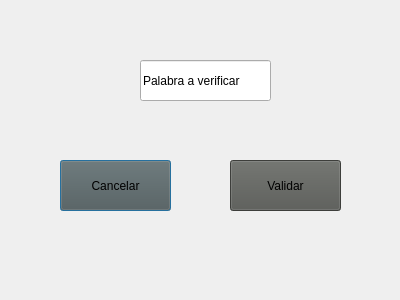
<?xml version="1.0" encoding="UTF-8"?>
<ui version="4.0">
 <class>ventanaValidar</class>
 <widget class="QDialog" name="ventanaValidar">
  <property name="geometry">
   <rect>
    <x>0</x>
    <y>0</y>
    <width>400</width>
    <height>300</height>
   </rect>
  </property>
  <property name="windowTitle">
   <string>Validar Palabra</string>
  </property>
  <property name="styleSheet">
   <string notr="true">border-image: url(:/imagenes/blanca.png);</string>
  </property>
  <widget class="QPushButton" name="botonCancelar">
   <property name="geometry">
    <rect>
     <x>60</x>
     <y>160</y>
     <width>111</width>
     <height>51</height>
    </rect>
   </property>
   <property name="styleSheet">
    <string notr="true">background-color: rgb(85, 87, 83);</string>
   </property>
   <property name="text">
    <string>Cancelar</string>
   </property>
  </widget>
  <widget class="QPushButton" name="botonValidar">
   <property name="geometry">
    <rect>
     <x>230</x>
     <y>160</y>
     <width>111</width>
     <height>51</height>
    </rect>
   </property>
   <property name="styleSheet">
    <string notr="true">background-color: rgb(85, 87, 83);</string>
   </property>
   <property name="text">
    <string>Validar</string>
   </property>
  </widget>
  <widget class="QLineEdit" name="palabraVerificar">
   <property name="geometry">
    <rect>
     <x>140</x>
     <y>60</y>
     <width>131</width>
     <height>41</height>
    </rect>
   </property>
   <property name="styleSheet">
    <string notr="true">border-image: url(:/imagenes/blanca.png);</string>
   </property>
   <property name="text">
    <string>Palabra a verificar</string>
   </property>
  </widget>
 </widget>
 <resources/>
 <connections/>
</ui>
